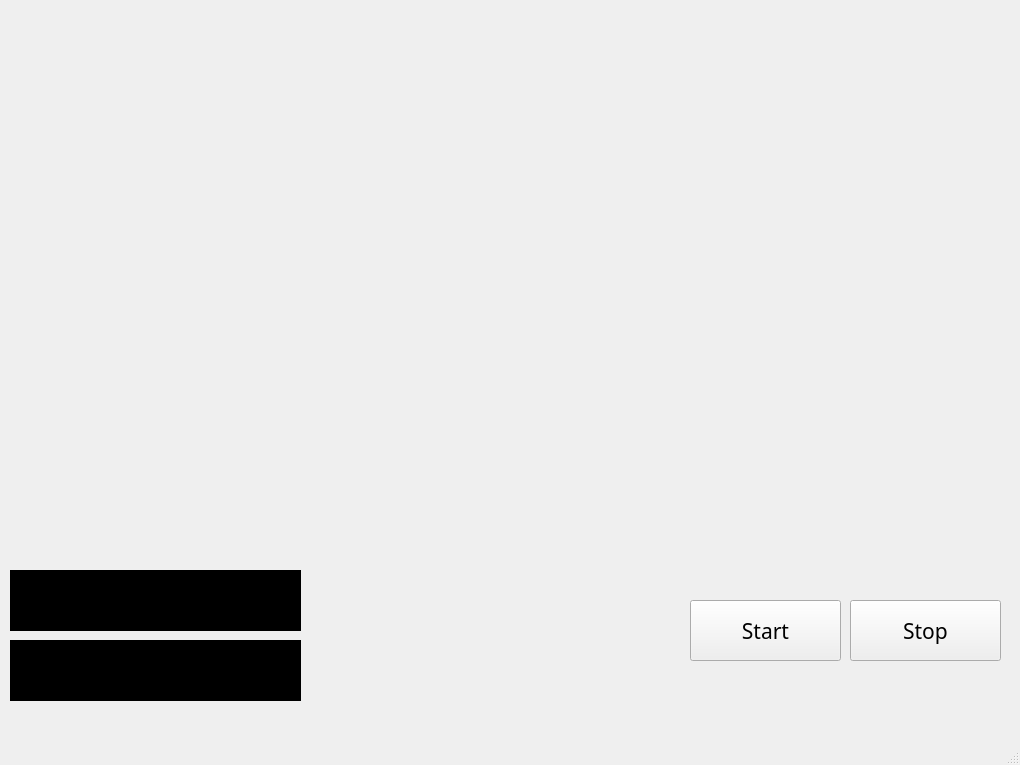
<?xml version="1.0" encoding="UTF-8"?>
<ui version="4.0">
 <class>Bingo</class>
 <widget class="QMainWindow" name="Bingo">
  <property name="geometry">
   <rect>
    <x>0</x>
    <y>0</y>
    <width>1020</width>
    <height>765</height>
   </rect>
  </property>
  <property name="windowTitle">
   <string>MainWindow</string>
  </property>
  <widget class="QWidget" name="centralwidget">
   <widget class="QLabel" name="label">
    <property name="geometry">
     <rect>
      <x>0</x>
      <y>0</y>
      <width>1021</width>
      <height>721</height>
     </rect>
    </property>
    <property name="text">
     <string/>
    </property>
    <property name="pixmap">
     <pixmap>../GIF/39f6a005763b37e2237b320df0e68e31.gif</pixmap>
    </property>
    <property name="scaledContents">
     <bool>true</bool>
    </property>
   </widget>
   <widget class="QLabel" name="label_2">
    <property name="geometry">
     <rect>
      <x>20</x>
      <y>20</y>
      <width>421</width>
      <height>71</height>
     </rect>
    </property>
    <property name="text">
     <string/>
    </property>
    <property name="pixmap">
     <pixmap>../GIF/T8bahf.gif</pixmap>
    </property>
   </widget>
   <widget class="QTextBrowser" name="textBrowser">
    <property name="geometry">
     <rect>
      <x>10</x>
      <y>570</y>
      <width>291</width>
      <height>61</height>
     </rect>
    </property>
    <property name="font">
     <font>
      <family>Rockwell</family>
      <pointsize>16</pointsize>
     </font>
    </property>
    <property name="styleSheet">
     <string notr="true">background:transperent;</string>
    </property>
   </widget>
   <widget class="QTextBrowser" name="textBrowser_2">
    <property name="geometry">
     <rect>
      <x>10</x>
      <y>640</y>
      <width>291</width>
      <height>61</height>
     </rect>
    </property>
    <property name="font">
     <font>
      <family>Rockwell</family>
      <pointsize>16</pointsize>
      <weight>75</weight>
      <bold>true</bold>
     </font>
    </property>
    <property name="styleSheet">
     <string notr="true">background:transperent;</string>
    </property>
   </widget>
   <widget class="QPushButton" name="pushButton">
    <property name="geometry">
     <rect>
      <x>690</x>
      <y>600</y>
      <width>151</width>
      <height>61</height>
     </rect>
    </property>
    <property name="font">
     <font>
      <family>MV Boli</family>
      <pointsize>16</pointsize>
     </font>
    </property>
    <property name="cursor">
     <cursorShape>PointingHandCursor</cursorShape>
    </property>
    <property name="mouseTracking">
     <bool>true</bool>
    </property>
    <property name="text">
     <string>Start</string>
    </property>
   </widget>
   <widget class="QPushButton" name="pushButton_2">
    <property name="geometry">
     <rect>
      <x>850</x>
      <y>600</y>
      <width>151</width>
      <height>61</height>
     </rect>
    </property>
    <property name="font">
     <font>
      <family>MV Boli</family>
      <pointsize>16</pointsize>
     </font>
    </property>
    <property name="cursor">
     <cursorShape>PointingHandCursor</cursorShape>
    </property>
    <property name="mouseTracking">
     <bool>true</bool>
    </property>
    <property name="text">
     <string>Stop</string>
    </property>
   </widget>
  </widget>
  <widget class="QMenuBar" name="menubar">
   <property name="geometry">
    <rect>
     <x>0</x>
     <y>0</y>
     <width>1020</width>
     <height>26</height>
    </rect>
   </property>
  </widget>
  <widget class="QStatusBar" name="statusbar"/>
 </widget>
 <resources/>
 <connections/>
</ui>
